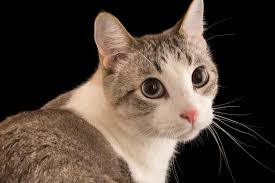
#> input picture photos/cat.jpg, 275 x 183 px
$ python draw.py
#> lines starting #> are read from the running program, lines starting #| are printed output that depends on the picture; after the words box and inside, x2 and y2 are one past the last pixel; in counts of white or black regions, pixels touching at a corner belong together
import cv2 as cv
import numpy as np

img = cv.imread('photos/cat.jpg')
#> img is the input picture: shape (183, 275, 3); mean B, G, R 56, 66, 79.5
cv.imshow('Cat1',img)
blank = np.zeros(img.shape,dtype='uint8')
cv.imshow('cats',img)

# [50 lines of commented-out code are left out]

gray = cv.cvtColor(img,cv.COLOR_BGR2GRAY)
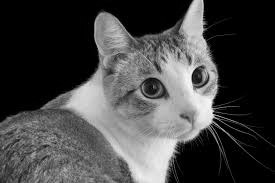
#> gray: shape (183, 275); min 0, max 252, mean 68.9
canny = cv.Canny(img,125,175)
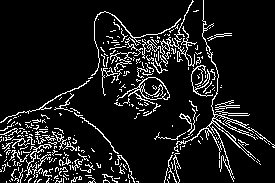
#> canny: shape (183, 275); 10.3% white in thin lines or dots
cv.imshow('Cat4',canny)

contours,hierarchies = cv.findContours(canny,cv.RETR_LIST,cv.CHAIN_APPROX_SIMPLE)
#> contours = 337 contours, 320 with area under 20; largest, box (x1, y1, x2, y2) and area: (116, 77, 170, 104) 522, (174, 0, 275, 182) 456, (139, 77, 170, 100) 448, (146, 26, 197, 67) 123, (215, 115, 234, 129) 82
print(f'{len(contours)} contours(s) found: ')
#| 337 contours(s) found:

cv.drawContours(blank,contours,-1,(0,0,255),1)
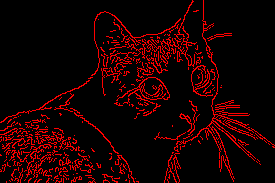
#> blank: shape (183, 275, 3); mean of channels 0, 1, 2 0, 0, 26.1; drawn as B, G, R
cv.imshow('contours_drawn',blank)

cv.waitKey(0)
cv.destroyAllWindows()

$ run again, with photos/group1.jpg copied over photos/cat.jpg
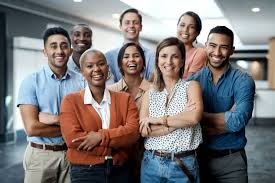
#> input picture photos/group1.jpg, 275 x 183 px
#> img is the input picture: shape (183, 275, 3); mean B, G, R 121.5, 121.2, 125.5
#> `canny = cv.Canny(img,125,175)`:
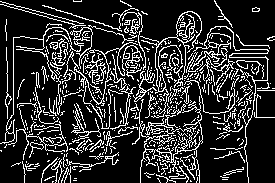
#> canny: shape (183, 275); 18.5% white in thin lines or dots
#> contours = 515 contours, 478 with area under 20; largest, box (x1, y1, x2, y2) and area: (132, 96, 203, 183) 992, (144, 128, 197, 160) 797, (8, 108, 68, 160) 167, (63, 42, 143, 106) 158, (42, 137, 66, 146) 135
#| 515 contours(s) found:
#> `cv.drawContours(blank,contours,-1,(0,0,255),1)`:
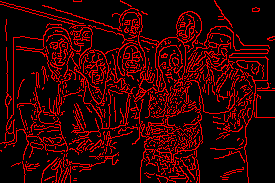
#> blank: shape (183, 275, 3); mean of channels 0, 1, 2 0, 0, 47.1; drawn as B, G, R
